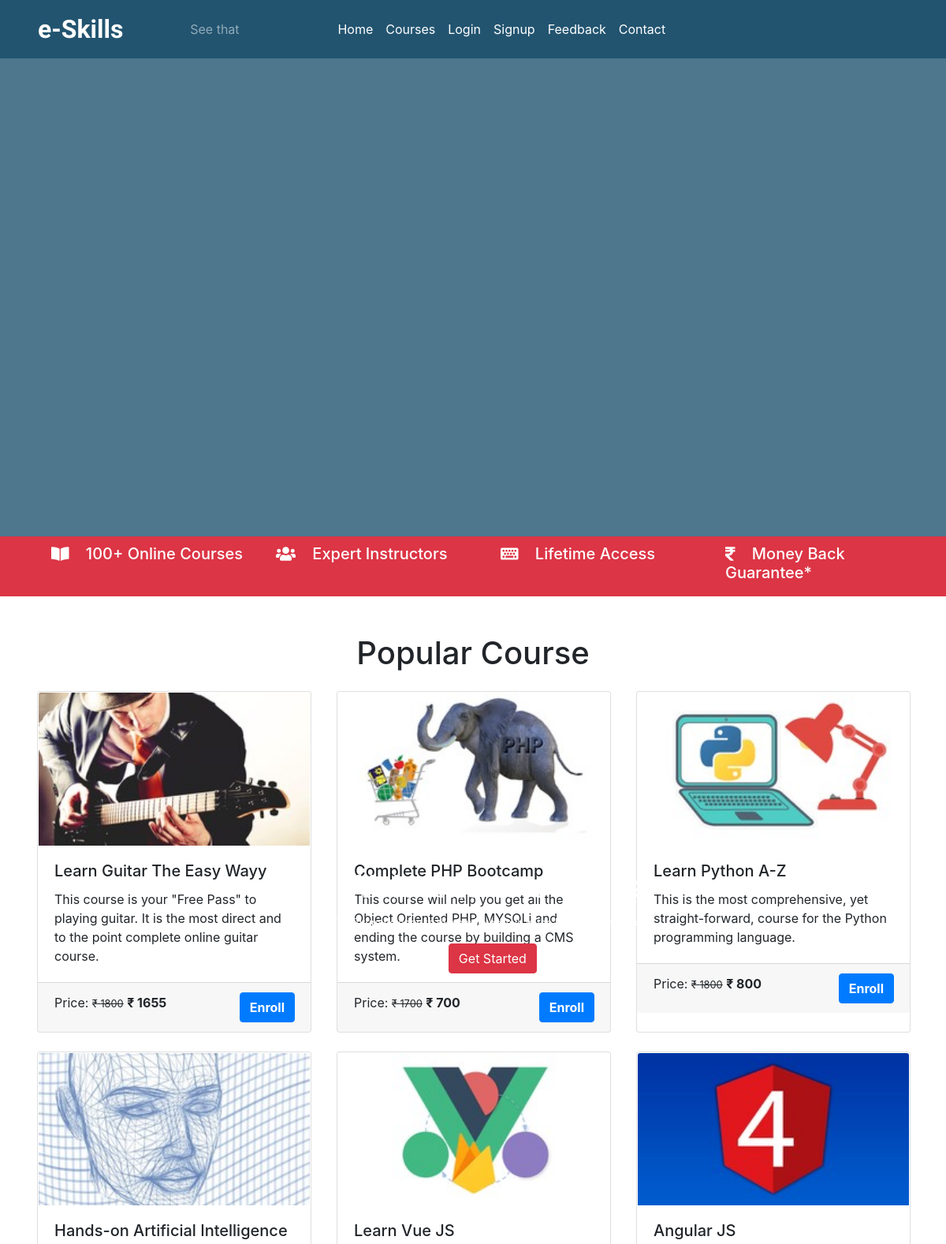
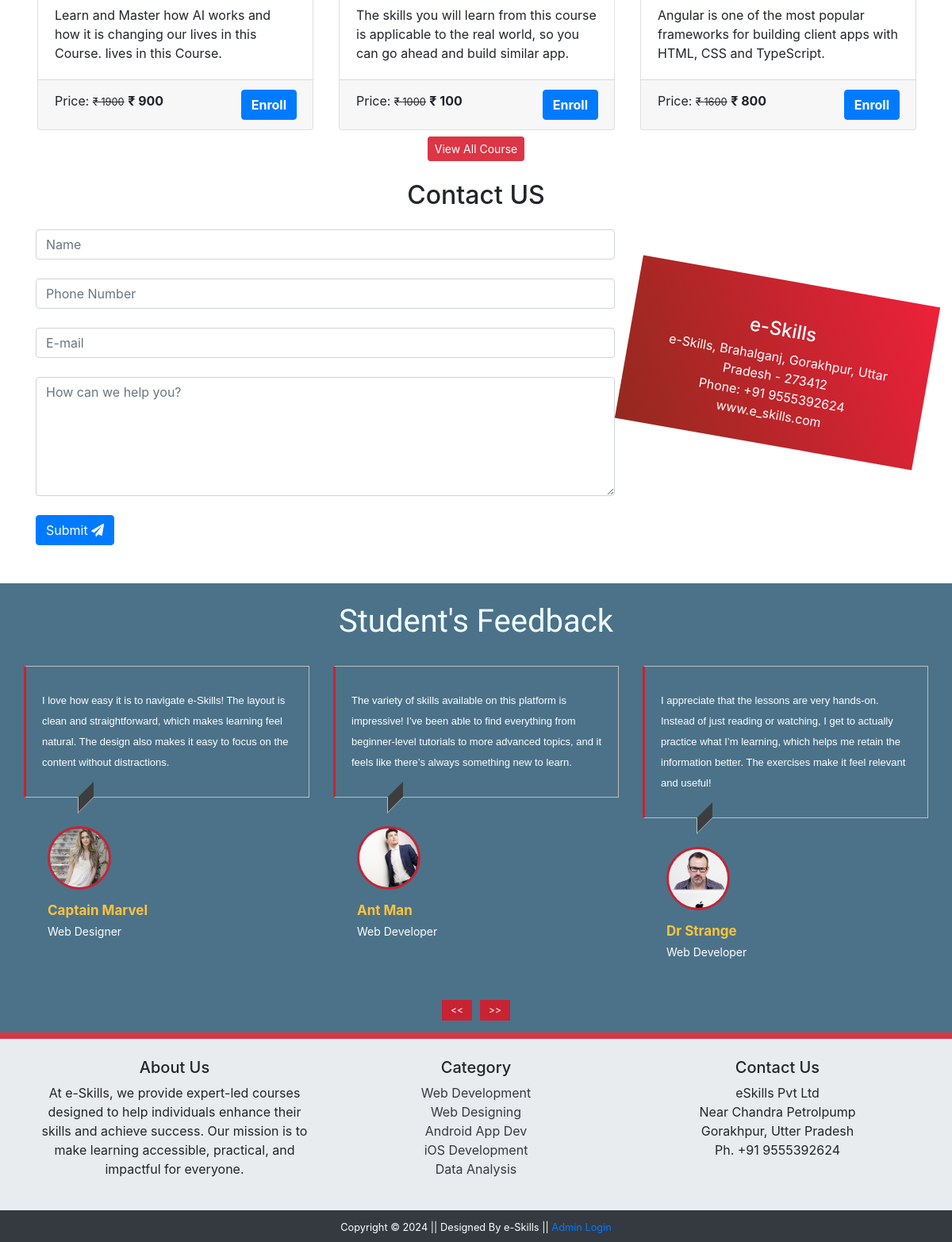
The page / on the database its author committed (2 pictures, top to bottom).
### tables this page shows
CREATE TABLE `course` (
  `course_id` int(11) NOT NULL,
  `course_name` text NOT NULL,
  `course_desc` text NOT NULL,
  `course_author` varchar(255) NOT NULL,
  `course_img` text NOT NULL,
  `course_duration` text NOT NULL,
  `course_price` int(11) NOT NULL,
  `course_original_price` int(11) NOT NULL
);

CREATE TABLE `feedback` (
  `f_id` int(11) NOT NULL,
  `f_content` text NOT NULL,
  `stu_id` int(11) NOT NULL
);

CREATE TABLE `student` (
  `stu_id` int(11) NOT NULL,
  `stu_name` varchar(255) NOT NULL,
  `stu_email` varchar(255) NOT NULL,
  `stu_pass` varchar(255) NOT NULL,
  `stu_occ` varchar(255) NOT NULL,
  `stu_img` text NOT NULL
);

### index.php (the view, shortened to what this page needs)
<?php
include('./mainInclude/header.php');
?>
<div class="container-fluid remove-vid-marg">
  <div class="vid-parent">
    <div class="vid-overlay"></div>
  </div>
  <div class="vid-content">
    <h1 class="my-content">Welcome to e-Skills</h1>
    <small class="my-content">The future belongs to those who believe in the beauty of their skills.</small><br />
    <?php
    if (!isset($_SESSION['is_login'])) {
      echo '<a class="btn btn-danger mt-3" href="#" data-toggle="modal" data-target="#stuRegModalCenter">Get Started</a>';
    } else {
      echo '<a class="btn btn-primary mt-3" href="student/studentProfile.php">My Profile</a>';
    }
    ?>
  </div>
</div>
<div class="container-fluid bg-danger txt-banner">
  <div class="row bottom-banner">
    <div class="col-sm">
      <h5> <i class="fas fa-book-open mr-3"></i> 100+ Online Courses</h5>
    </div>
    <div class="col-sm">
      <h5><i class="fas fa-users mr-3"></i> Expert Instructors</h5>
    </div>
    <div class="col-sm">
      <h5><i class="fas fa-keyboard mr-3"></i> Lifetime Access</h5>
    </div>
    <div class="col-sm">
      <h5><i class="fas fa-rupee-sign mr-3"></i> Money Back Guarantee*</h5>
    </div>
  </div>
</div>
<div class="container mt-5">
  <h1 class="text-center">Popular Course</h1>
  <div class="card-deck mt-4">
    <?php
    $sql = "SELECT * FROM course LIMIT 3";
    $result = $conn->query($sql);
    if ($result->num_rows > 0) {
      while ($row = $result->fetch_assoc()) {
        $course_id = $row['course_id'];
        $stuLogEmail = $_SESSION['stuLogEmail'] ?? '';
        $checkOrderSql = "SELECT * FROM courseorder WHERE stu_email = '$stuLogEmail' AND course_id = '$course_id' AND status = 'success'";
        $orderResult = $conn->query($checkOrderSql);
        if ($orderResult->num_rows > 0) {
          $buttonText = "Open";
          $buttonLink = "student/watchcourse.php?course_id=$course_id";
          $buttonClass = "btn-success";
        } else {
          $buttonText = "Enroll";
          $buttonLink = "coursedetails.php?course_id=$course_id";
          $buttonClass = "btn-primary";
        }
        echo '
            <a href="coursedetails.php?course_id=' . $course_id . '" class="btn" style="text-align: left; padding:0px; margin:0px;">
              <div class="card">
                <img src="' . str_replace('..', '.', $row['course_img']) . '" class="card-img-top" alt="Guitar" />
                <div class="card-body">
                  <h5 class="card-title">' . $row['course_name'] . '</h5>
                  <p class="card-text">' . $row['course_desc'] . '</p>
                </div>
                <div class="card-footer">
                  <p class="card-text d-inline">Price: <small><del>&#8377 ' . $row['course_original_price'] . '</del></small>
                  <span class="font-weight-bolder">&#8377 ' . $row['course_price'] . '<span></p>
                  <a class="btn ' . $buttonClass . ' text-white font-weight-bolder float-right" href="' . $buttonLink . '">' . $buttonText . '</a>
                </div>
              </div>
            </a>';
      }
    }
    ?>
  </div>
  <div class="card-deck mt-4">
    <?php
    $sql = "SELECT * FROM course LIMIT 3,3";
    $result = $conn->query($sql);
    if ($result->num_rows > 0) {
      while ($row = $result->fetch_assoc()) {
        $course_id = $row['course_id'];
        $stuLogEmail = $_SESSION['stuLogEmail'] ?? '';
        $checkOrderSql = "SELECT * FROM courseorder WHERE stu_email = '$stuLogEmail' AND course_id = '$course_id' AND status = 'success'";
        $orderResult = $conn->query($checkOrderSql);
        if ($orderResult->num_rows > 0) {
          $buttonText = "Open";
          $buttonLink = "student/watchcourse.php?course_id=$course_id";
          $buttonClass = "btn-success";
        } else {
          $buttonText = "Enroll";
          $buttonLink = "coursedetails.php?course_id=$course_id";
          $buttonClass = "btn-primary";
        }
        echo '
              <a href="coursedetails.php?course_id=' . $course_id . '" class="btn" style="text-align: left; padding:0px; margin:0px;">
                <div class="card">
                  <img src="' . str_replace('..', '.', $row['course_img']) . '" class="card-img-top" alt="Course Image" />
                  <div class="card-body">
                    <h5 class="card-title">' . $row['course_name'] . '</h5>
                    <p class="card-text">' . $row['course_desc'] . '</p>
                  </div>
                  <div class="card-footer">
                    <p class="card-text d-inline">Price: <small><del>&#8377 ' . $row['course_original_price'] . '</del></small>
                    <span class="font-weight-bolder">&#8377 ' . $row['course_price'] . '<span></p>
                    <a class="btn ' . $buttonClass . ' text-white font-weight-bolder float-right" href="' . $buttonLink . '">' . $buttonText . '</a>
                  </div>
                </div>
              </a>';
      }
    }
    ?>
  </div>
  <div class="text-center m-2">
    <a class="btn btn-danger btn-sm" href="courses.php">View All Course</a>
  </div>
</div>
<?php
include('./contact.php');
?>
<div class="container-fluid mt-5" style="background-color: #4B7289" id="Feedback">
  <h1 class="text-center testyheading p-4"> Student's Feedback </h1>
  <div class="row">
    <div class="col-md-12">
      <div id="testimonial-slider" class="owl-carousel">
        <?php
        $sql = "SELECT s.stu_name, s.stu_occ, s.stu_img, f.f_content FROM student AS s JOIN feedback AS f ON s.stu_id = f.stu_id";
        $result = $conn->query($sql);
        if ($result->num_rows > 0) {
          while ($row = $result->fetch_assoc()) {
            $s_img = $row['stu_img'];
            $n_img = str_replace('../', '', $s_img)
        ?>
            <div class="testimonial">
              <p class="description">
                <?php echo $row['f_content']; ?>
              </p>
              <div class="pic">
                <img src="<?php echo $n_img; ?>" alt="" />
              </div>
              <div class="testimonial-prof">
                <h4><?php echo $row['stu_name']; ?></h4>
                <small><?php echo $row['stu_occ']; ?></small>
              </div>
            </div>
        <?php }
        } ?>
      </div>
    </div>
  </div>
</div>
<div class="container-fluid bg-danger">
  <div class="row text-white text-center p-1">
  </div>
</div>
<div class="container-fluid p-4" style="background-color:#E9ECEF">
  <div class="container" style="background-color:#E9ECEF">
    <div class="row text-center">
      <div class="col-sm">
        <h5>About Us</h5>
        <p>At e-Skills, we provide expert-led courses designed to help individuals enhance their skills and achieve success. Our mission is to make learning accessible, practical, and impactful for everyone.</p>
      </div>
      <div class="col-sm">
        <h5>Category</h5>
        <a class="text-dark" href="#">Web Development</a><br />
        <a class="text-dark" href="#">Web Designing</a><br />
        <a class="text-dark" href="#">Android App Dev</a><br />
        <a class="text-dark" href="#">iOS Development</a><br />
        <a class="text-dark" href="#">Data Analysis</a><br />
      </div>
      <div class="col-sm">
        <h5>Contact Us</h5>
        <p>eSkills Pvt Ltd <br> Near Chandra Petrolpump <br> Gorakhpur, Utter Pradesh <br> Ph. +91 9555392624 </p>
      </div>
    </div>
  </div>
</div>
<?php
include('./mainInclude/footer.php');
?>

### css/testyslider.css (style rules this page uses)
.testyheading { font-family: "Ubuntu", sans-serif; color: azure; }
.testimonial { margin: 0 15px; overflow: hidden; }
.testimonial .description { font-family: Arial, Helvetica, sans-serif; position: relative; font-size: 13px; line-height: 26px; color: #fff; padding: 30px 20px; border: 1px solid rgb(189, 189, 189); border-left: 3px solid #c82333; }
.testimonial .description:after { content: ""; width: 20px; height: 20px; background: #3d3d3d; border-bottom: 1px solid rgb(189, 189, 189); border-left: 1px solid rgb(189, 189, 189); position: absolute; bottom: -11px; left: 65px; transform: skewY(-45deg); }
.testimonial .pic { width: 80px; height: 80px; border-radius: 50%; overflow: hidden; margin: 20px 30px 10px; display: inline-block; border: 3px solid #c82333; }
.testimonial .pic img { width: 100%; height: 100%; object-fit: cover; }
.testimonial .testimonial-prof { text-transform: capitalize; margin: 0 30px; }
.testimonial .testimonial-prof h4 { color: #ffc33c; display: block; font-size: 17px; font-weight: bold; margin: 0 0 5px 0; }
.testimonial .testimonial-prof small { display: block; font-size: 14px; color: #fff; }

### css/style.css (style rules this page uses)
.remove-vid-marg { margin: 0px; padding: 0px; }
.vid-parent { position: relative; }
.vid-overlay { position: absolute; top: 0; left: 0; height: 100%; width: 100%; background-color: #225470; z-index: 1; opacity: 0.8; }
.vid-content { color: #fff; position: absolute; top: 35%; left: 35%; z-index: 2; text-align: center; }
.bottom-banner { color: #fff; padding: 10px; }
.bottom-banner:first-child { padding-left: 50px; }

### rows shown on the page
course: course_img (picture), course_name "Learn Guitar The Easy Wayy", course_desc "This course is your \"Free Pass\" to playing guitar. It is the most direct and to the point complete online guitar course.", course_original_price "1800", course_price "1655", buttonText "Enroll"
course: course_img (picture), course_name "Complete PHP Bootcamp", course_desc "This course will help you get all the Object Oriented PHP, MYSQLi and ending the course by building a CMS system.", course_original_price "1700", course_price "700", buttonText "Enroll"
course: course_img (picture), course_name "Learn Python A-Z", course_desc "This is the most comprehensive, yet straight-forward, course for the Python programming language.", course_original_price "1800", course_price "800", buttonText "Enroll"
course: course_img (picture), course_name "Hands-on Artificial Intelligence", course_desc "Learn and Master how AI works and how it is changing our lives in this Course. lives in this Course.", course_original_price "1900", course_price "900", buttonText "Enroll"
course: course_img (picture), course_name "Learn Vue JS", course_desc "The skills you will learn from this course is applicable to the real world, so you can go ahead and build similar app.", course_original_price "1000", course_price "100", buttonText "Enroll"
course: course_img (picture), course_name "Angular JS", course_desc "Angular is one of the most popular frameworks for building client apps with HTML, CSS and TypeScript.", course_original_price "1600", course_price "800", buttonText "Enroll"
feedback: f_content "I love how easy it is to navigate e-Skills! The layout is clean and straightforward, which makes learning feel natural. The design also makes it easy to focus on the content without distractions.", stu.stu_img (picture), stu.stu_name "Captain Marvel", stu.stu_occ "Web Designer"
feedback: f_content "The variety of skills available on this platform is impressive! I’ve been able to find everything from beginner-level tutorials to more advanced topics, and it feels like there’s always something new to learn.", stu.stu_img (picture), stu.stu_name "Ant Man", stu.stu_occ "Web Developer"
feedback: f_content "I appreciate that the lessons are very hands-on. Instead of just reading or watching, I get to actually practice what I’m learning, which helps me retain the information better. The exercises make it feel relevant and useful!", stu.stu_img (picture), stu.stu_name "Dr Strange", stu.stu_occ "Web Developer"
